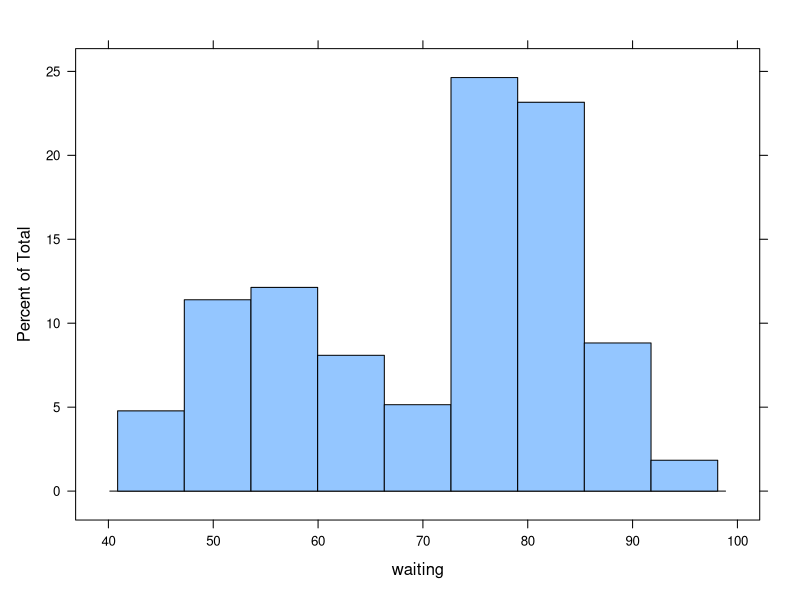
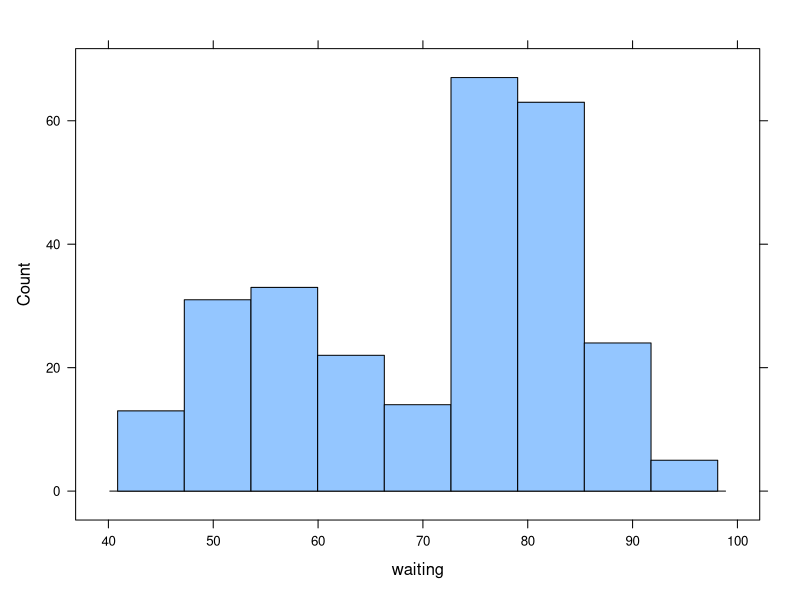
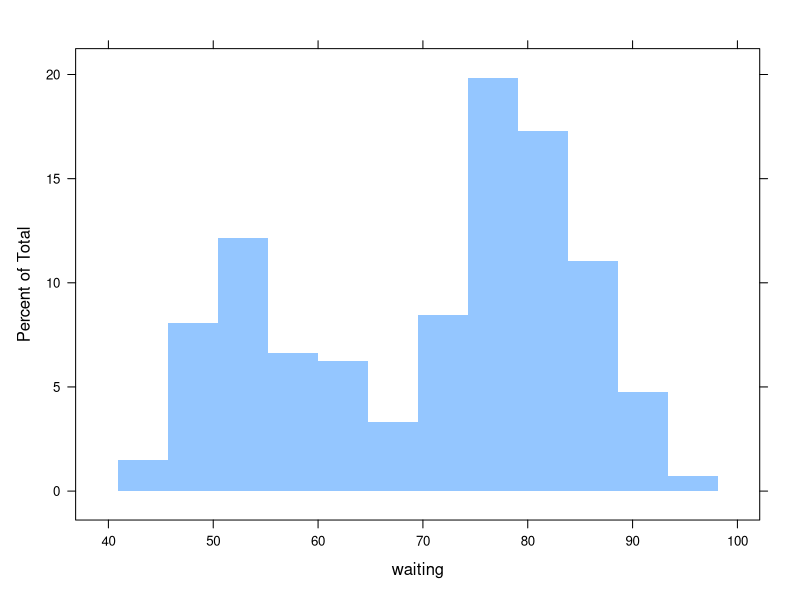
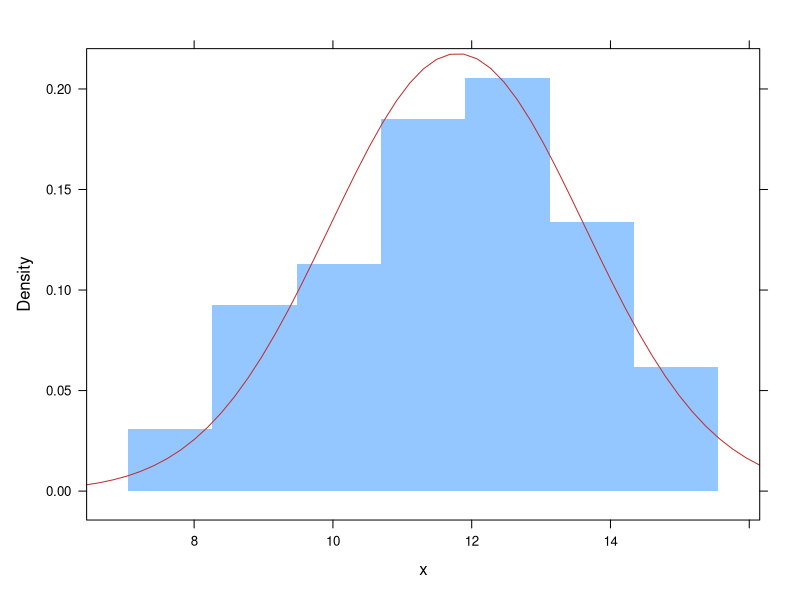
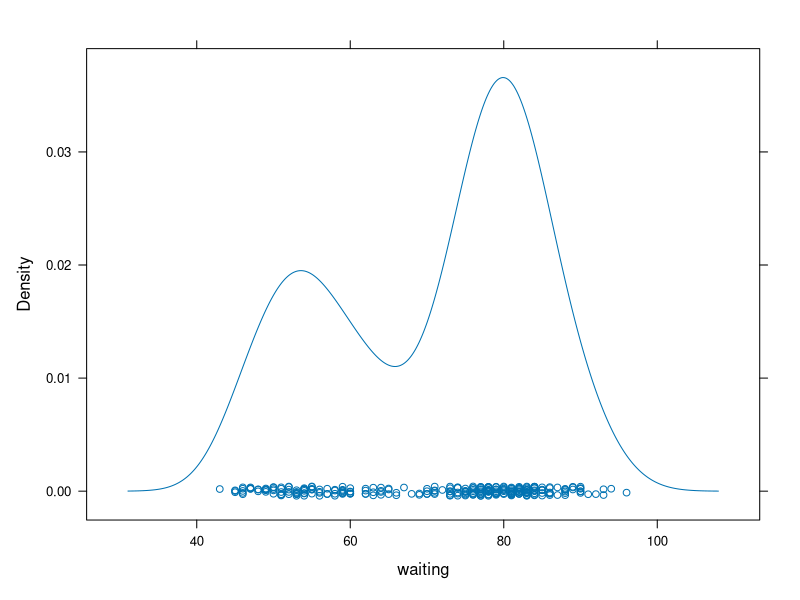
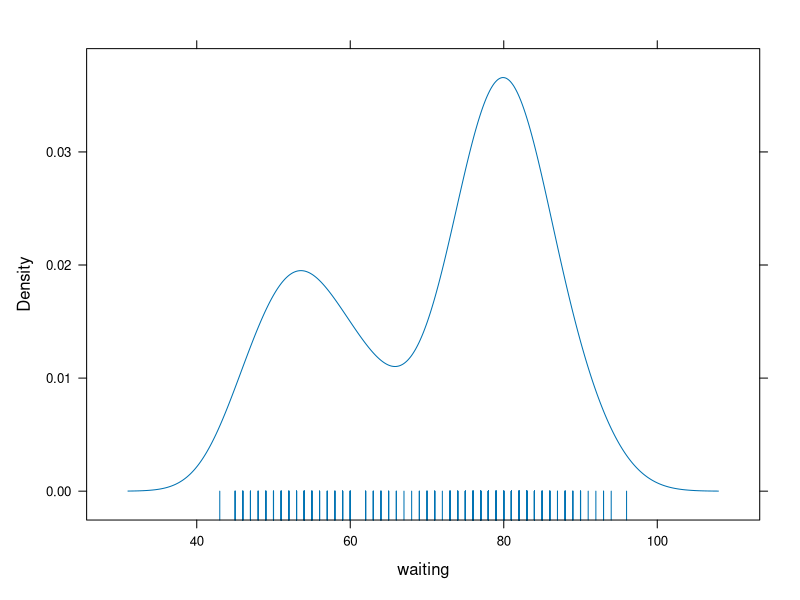
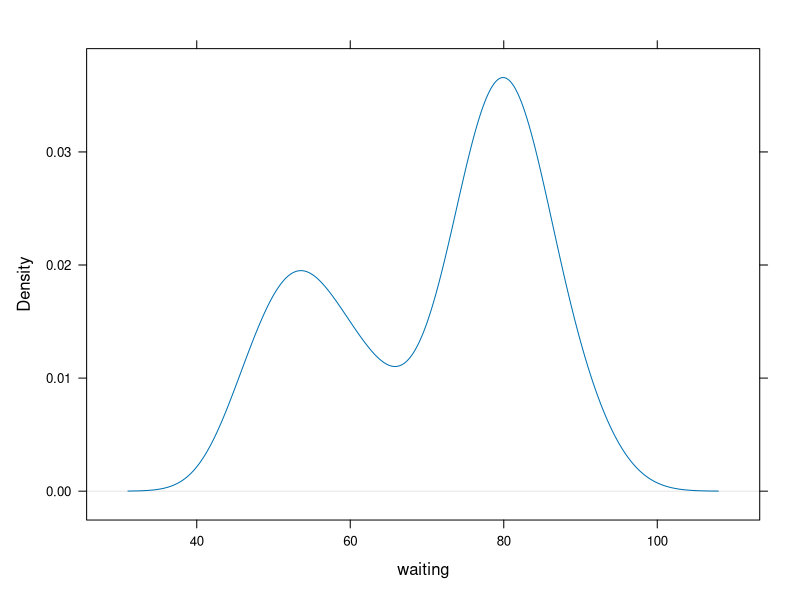
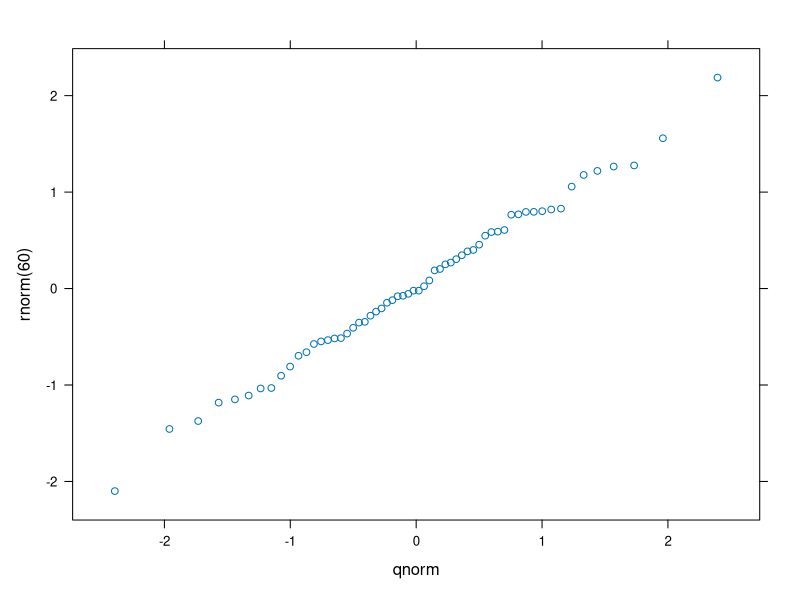

These figures' R source, in order:
#! /usr/bin/env Rscript

# Time-stamp: <2012-01-16 11:41:17 chl>

#
# R script to generate figures from vizRguide.tex.
#

library(lattice)
library(latticeExtra)
set.seed(101)

trellis.device(device="cairo_pdf", theme=custom.theme.2())
cairo_pdf("figs_lattice.pdf", onefile=TRUE, family="Myriad Sans",
          height=5, width=5)

p <- histogram(~ waiting, data=faithful)
print(p)

p <- histogram(~ waiting, data=faithful, type="count")
print(p)

p <- histogram(~ waiting, data=faithful, border=NA, nint=12)
print(p)

x <- rnorm(80, mean=12, sd=2)
p <- histogram(~ x, type="density", border=NA,
               panel=function(x, ...) {
                 panel.histogram(x, ...)
                 panel.mathdensity(dmath=dnorm, col="#BF3030",
                                   args=list(mean=mean(x),sd=sd(x)))
               })
print(p)

p <- densityplot(~ waiting, data=faithful)
print(p)

p <- densityplot(~ waiting, data=faithful, plot.points="rug")
print(p)

p <- densityplot(~ waiting, data=faithful, plot.points=FALSE, ref=TRUE)
print(p)

p <- qqmath(~ rnorm(60))
print(p)

p <- bwplot(~ height, data=women)
print(p)

p <- bwplot(~ height, data=women, box.ratio=.5)
print(p)

p <- bwplot(~ height, data=women, box.ratio=.5,
            scales=list(x=list(limits=c(50, 80), at=seq(50, 80, by=2))))
print(p)

p <- bwplot(~ height, data=women, aspect=.5, 
            panel=function(x, ...) {
              panel.bwplot(x, pch="|", ...)
              panel.points(mean(x), 1, pch=19, cex=1)
            })
print(p)

p <- xyplot(sunspot.year)
print(p)

p <- xyplot(sunspot.year, aspect=.3, scales=list(y=list(rot=0)))
print(p)

p <- xyplot(sunspot.year, strip=FALSE, cut=list(number=2, overlap=.05))
print(p)

p <- xyplot(sunspot.year, strip=FALSE, strip.left=TRUE, 
            cut=list(number=2, overlap=.05))
print(p)

library(zoo)
p <- xyplot(zoo(discoveries))
print(p)

p <- xyplot(uptake ~ conc, data=CO2, groups=Treatment, type="a")
print(p)

p <- xyplot(dist ~ speed, data=cars)
print(p)

p <- xyplot(dist ~ speed, data=cars, pch=rbinom(nrow(cars), 1, .5)+1)
print(p)

p <- xyplot(dist ~ speed, data=cars, 
            col=with(cars, cut(speed, breaks=quantile(speed), 
              include.lowest=TRUE)))
print(p)

p <- xyplot(dist ~ speed, data=cars, pch=19,
            groups=with(cars, cut(speed, breaks=quantile(speed), 
              include.lowest=TRUE)))
print(p)

xy <- as.data.frame(replicate(2, rnorm(1000)))
p <- xyplot(V1 ~ V2, data=xy, pch=19, alpha=.5)
print(p)

dat <- data.frame(replicate(2, rnorm(500)), z=sample(0:40, 500, T))
library(RColorBrewer)
cols <- colorRampPalette(brewer.pal(11, "RdBu"))(diff(range(dat$z)))
p <- xyplot(X1 ~ X2, data=dat, col=cols[dat$z], pch=19, alpha=.5)
print(p)

p <- xyplot(Sepal.Length ~ Petal.Length, data=iris, jitter.x=TRUE, amount=.2)
print(p)

p <- xyplot(dist ~ speed, data=cars, col.line="grey75",
            panel=function(x, y, ...) {
              panel.xyplot(x, y, ...)
              panel.rug(x, y, ...)
            })
print(p)

p <- xyplot(log(Volume) ~ log(Girth), data=trees)
print(p)

p <- xyplot((1:200)/20 ~ (1:200)/20, type=c("p", "g"),
        scales=list(x=list(log=10), y=list(log=10)),
        xscale.components = xscale.components.log10.3,
        yscale.components = yscale.components.log10.3)
print(p)

p <- xyplot(dist ~ speed, data=cars, scales=list(tck=c(1,0)))
print(p)

p <- xyplot(dist ~ speed, data=cars, scales=list(alternating=3))
print(p)

p <- xyplot(dist ~ speed, data=cars, type=c("p","smooth"))
print(p)

p <- xyplot(dist ~ speed, data=cars, type=c("p","smooth"), span=1/3)
print(p)

p <- xyplot(dist ~ speed, data=cars, type=c("p","r"))
print(p)

dev.off()
